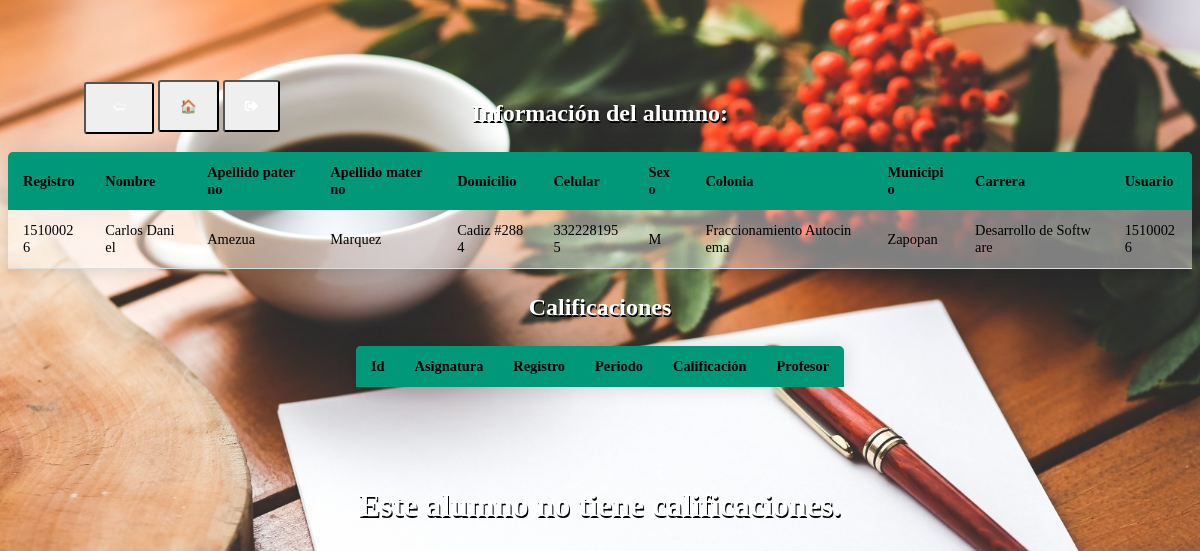
The page /html/alumno.php (signed in) on the database its author committed.
### tables this page shows
CREATE TABLE `alumno` (
  `REGISTRO` int(11) NOT NULL,
  `DOMICILIO` varchar(45) DEFAULT NULL,
  `CELULAR` bigint(20) DEFAULT NULL,
  `SEXO` char(1) DEFAULT NULL,
  `APELLIDO_MATERNO` varchar(20) DEFAULT NULL,
  `APELLIDO_PATERNO` varchar(10) DEFAULT NULL,
  `COLONIA` varchar(30) DEFAULT NULL,
  `NOMBRE` varchar(20) DEFAULT NULL,
  `CLAVE_MUNICIPIO` int(11) DEFAULT NULL,
  `ID_CARRERA` int(11) DEFAULT NULL,
  `id_usuario` int(11) NOT NULL DEFAULT '0'
);

CREATE TABLE `municipio` (
  `clave_municipio` int(11) NOT NULL,
  `nombre` varchar(30) DEFAULT NULL
);

CREATE TABLE `carrera` (
  `id_carrera` int(11) NOT NULL,
  `nombre` varchar(50) DEFAULT NULL
);

CREATE TABLE `usuario` (
  `id_usuario` int(11) NOT NULL,
  `usuario` varchar(20) DEFAULT NULL,
  `contrasena` varchar(255) DEFAULT NULL,
  `tipo_usuario` char(1) DEFAULT NULL
);

### html/alumno.php (the view, shortened to what this page needs)
<?php
$id=$_SESSION['id'];
?>
<!DOCTYPE html PUBLIC "-//W3C//DTD XHTML 1.1//EN"
	"http://www.w3.org/TR/xhtml11/DTD/xhtml11.dtd">
<html xmlns="http://www.w3.org/1999/xhtml" xml:lang="en">
<head>
	<link rel='stylesheet' type='text/css' href='../css/estilos.css' media='all'>
	<link rel="stylesheet" href="https://use.fontawesome.com/releases/v5.7.0/css/all.css">
</head>
<body>
	<div class="btnesControl">
		<button type="button" name="back" onclick="window.location.href='../php/logout.php';" class="botonBack" value="">&#129184;</button>
		<button type="button" name="home" onclick="window.location.href='../php/logout.php';" class="botonHome">&#127968;</button>
		<button type="button" name="logout" onclick="window.location.href='../php/logout.php';" class="botonHome"><i class="fas fa-sign-out-alt"></i></button>
	</div>
<?php
include '../php/conexion.php';
echo "<h2 style='margin-top: 100px;'>Información del alumno:</h2>";
$municipio="";
$carrera="";
$nombreUsuario="";
$sql="select *from alumno where id_usuario=".$id.";";
$resultado=mysqli_query($conexion,$sql);
if($filas=mysqli_fetch_assoc($resultado)){
$municipio=$filas['CLAVE_MUNICIPIO'];
$carrera=$filas['ID_CARRERA'];
$nombreUsuario=$filas["id_usuario"];
$id=$filas["REGISTRO"];
}
$sql="select *from municipio where Clave_municipio=".$municipio.";";
$resultado=mysqli_query($conexion,$sql);
if($filas=mysqli_fetch_assoc($resultado)){
$municipio=$filas['nombre'];
}
$sql="select *from carrera where id_carrera=".$carrera.";";
$resultado=mysqli_query($conexion,$sql);
if($filas=mysqli_fetch_assoc($resultado)){
$carrera=$filas['nombre'];
}
$sql="select *from usuario where id_usuario=".$nombreUsuario.";";
$resultado=mysqli_query($conexion,$sql);
if($filas=mysqli_fetch_assoc($resultado)){
$nombreUsuario=$filas['usuario'];
}
$sql="select *from alumno where REGISTRO=".$id.";";
$resultado=mysqli_query($conexion,$sql);
echo "<table>\n
<thead>
<tr>
<th>Registro</th>
<th>Nombre</th>
<th>Apellido paterno</th>
<th>Apellido materno</th>
<th>Domicilio</th>
<th>Celular</th>
<th>Sexo</th>
<th>Colonia</th>
<th>Municipio</th>
<th>Carrera</th>
<th>Usuario</th>
</tr>
</thead>
";
if($filas=mysqli_fetch_assoc($resultado))
{
	echo "<tr>";
	echo "<td>".$filas['REGISTRO']."</td>";
	echo "<td>".$filas['NOMBRE']."</td>";
	echo "<td>".$filas['APELLIDO_PATERNO']."</td>";
	echo "<td>".$filas['APELLIDO_MATERNO']."</td>";
	echo "<td>".$filas['DOMICILIO']."</td>";
	echo "<td>".$filas['CELULAR']."</td>";
	echo "<td>".$filas['SEXO']."</td>";
	echo "<td>".$filas['COLONIA']."</td>";
	echo "<td>".$municipio."</td>";
	echo "<td>".$carrera."</td>";
	echo "<td>".$nombreUsuario	."</td>";
	echo "</tr>";
}
echo "</table>";
echo "<h2>Calificaciones</h2>";
echo "<table>\n
<thead>
<tr>
<th>Id</th>
<th>Asignatura</th>
<th>Registro</th>
<th>Periodo</th>
<th>Calificación</th>
<th>Profesor</th>
</tr>
</thead>
";
$contador=0;
echo "</table>";
if($contador==0){
	echo "<h1 style='margin-top: 100px;'>Este alumno no tiene calificaciones.</h1>";
}
?>
</body>
</html>

### css/estilos.css (style rules this page uses)
body { background-image: url(../imagenes/fondo.jpg); background-size: 100vw 100vh; background-attachment: fixed; }
h1,h2 { text-shadow: 1px 2px black; color:white; text-align: center; }
table { border-collapse: collapse; margin: 25px 0; font-size: 0.9em; min-width: 400px; background:rgba(255,255,255,0.4); margin-left: auto; margin-right: auto; border-radius: 5px 5px 0 0; overflow: hidden; box-shadow: 0 0 20px rgba(0,0,0,0.15); word-break: break-all; word-wrap:break-word; }
table thead tr { background-color: #009879; color: black; text-align: left; font-weight: bold; }
table th, table td { padding:12px 15px; }
table tbody tr { border-bottom: 1px solid #dddddd; }
.btnesControl { position:fixed; left:7%; top:10%; }
.botonHome { height: 52px; padding: 10px; padding-left:20px; padding-right:20px; border-radius:3px; color: white; animation-name:bgchange; animation-duration:3s; animation-iteration-count:infinite; }
.botonBack { width: 70px; height: 52px; padding: 10px; padding-left:10px; padding-right:10px; border-radius:3px; color: white; animation-name:bgchange; animation-duration:3s; animation-iteration-count:infinite; }

### rows shown on the page
alumno: REGISTRO "15100026", NOMBRE "Carlos Daniel", APELLIDO_PATERNO "Amezua", APELLIDO_MATERNO "Marquez", DOMICILIO "Cadiz #2884", CELULAR "3322281955", SEXO "M", COLONIA "Fraccionamiento Autocinema"
municipio: nombre "Zapopan"
carrera: nombre "Desarrollo de Software"
usuario: usuario "15100026"
